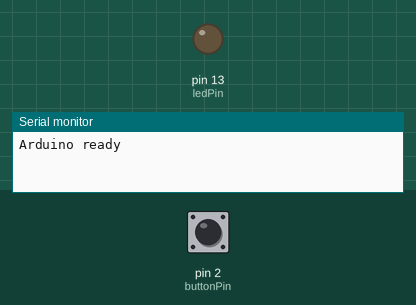
This sketch was run on a simulated Arduino Uno, built with avr-gcc and run on an emulated ATmega328P. Shown: output pins drawn as LEDs (lit = HIGH), the last lines printed to the serial monitor. The test bench sets the inputs (shaded band); at power-on: pin 2 (buttonPin) HIGH.

Above: at 1.8 s.
1.9 s: pin 2 (buttonPin) pulled LOW for 0.15 s
At 2.8 s:
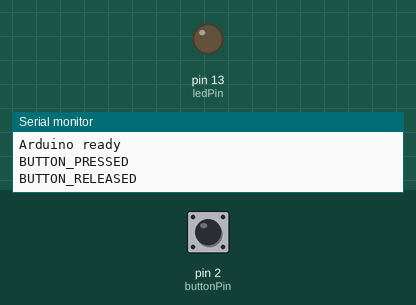
3.5 s: pin 2 (buttonPin) pulled LOW for 3.2 s
At 4.25 s:
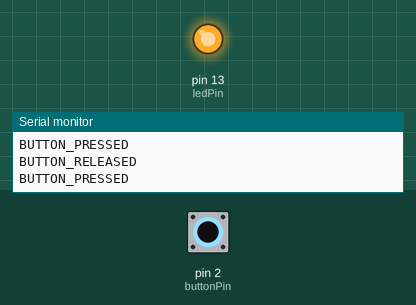
Timing chart, 0 to 8.0 s (numbered marks = the images above; inputs shaded):
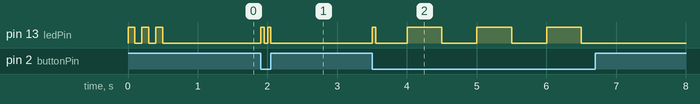

The sketch:

ArduinoButtonBridge.ino
```cpp
const int buttonPin = 2;      // The pin with the button attached
const int ledPin = 13;        // Built-in LED

// Variables to track the button state
bool lastButtonState = HIGH;  // Start with button not pressed (HIGH with INPUT_PULLUP)
bool wasPressed = false;      // Flag to track if we've sent the press message

void setup() {
  // Initialize serial communication at 9600 baud rate
  Serial.begin(9600);

  // Set up the button pin with internal pull-up resistor
  pinMode(buttonPin, INPUT_PULLUP);

  // Set up the LED pin
  pinMode(ledPin, OUTPUT);

  // Send a message when Arduino starts
  Serial.println("Arduino ready");

  // Blink LED 3 times to show it's ready
  for (int i = 0; i < 3; i++) {
    digitalWrite(ledPin, HIGH);
    delay(100);
    digitalWrite(ledPin, LOW);
    delay(100);
  }
}

void loop() {
  // Read the current button state
  bool buttonState = digitalRead(buttonPin);

  // Button is pressed (LOW because of INPUT_PULLUP)
  if (buttonState == LOW && lastButtonState == HIGH) {
    // Button was just pressed
    digitalWrite(ledPin, HIGH);  // Turn on LED
    Serial.println("BUTTON_PRESSED");
    wasPressed = true;
    delay(50);  // Small debounce delay
  }
  else if (buttonState == HIGH && lastButtonState == LOW) {
    // Button was just released
    digitalWrite(ledPin, LOW);  // Turn off LED
    Serial.println("BUTTON_RELEASED");
    wasPressed = false;
    delay(50);  // Small debounce delay
  }

  // Save the current state for next comparison
  lastButtonState = buttonState;

  // If button is held down, blink the LED to show it's active
  if (wasPressed && millis() % 1000 < 500) {
    digitalWrite(ledPin, HIGH);
  } else if (wasPressed) {
    digitalWrite(ledPin, LOW);
  }
} 
```

Measured:
- after the input at 1.9 s, pin 13 (ledPin): alternates HIGH for 0.05 s and LOW for 0.05 s, 4 changes in all, then stays LOW, starting at once
- after the input at 3.5 s, pin 13 (ledPin): LOW → HIGH at once, then repeats every 0.95 s: LOW 0.45 s, HIGH 0.50 s, until it stays LOW from 6.5 s
